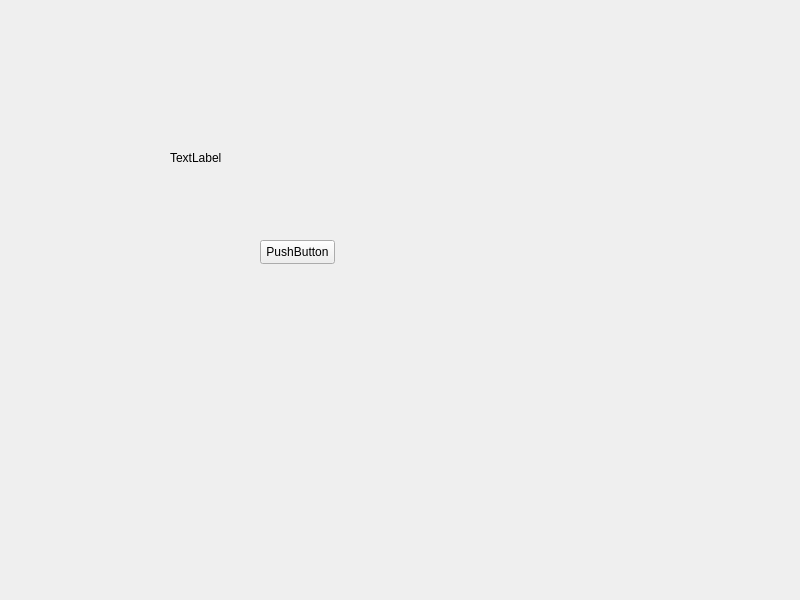
<?xml version="1.0" encoding="UTF-8"?>
<ui version="4.0">
 <class>Widget</class>
 <widget class="QWidget" name="Widget">
  <property name="geometry">
   <rect>
    <x>0</x>
    <y>0</y>
    <width>800</width>
    <height>600</height>
   </rect>
  </property>
  <property name="windowTitle">
   <string>Widget</string>
  </property>
  <widget class="QLabel" name="labMove">
   <property name="geometry">
    <rect>
     <x>170</x>
     <y>150</y>
     <width>53</width>
     <height>16</height>
    </rect>
   </property>
   <property name="text">
    <string>TextLabel</string>
   </property>
  </widget>
  <widget class="QPushButton" name="btnMove">
   <property name="geometry">
    <rect>
     <x>260</x>
     <y>240</y>
     <width>75</width>
     <height>24</height>
    </rect>
   </property>
   <property name="text">
    <string>PushButton</string>
   </property>
  </widget>
 </widget>
 <resources/>
 <connections/>
</ui>
